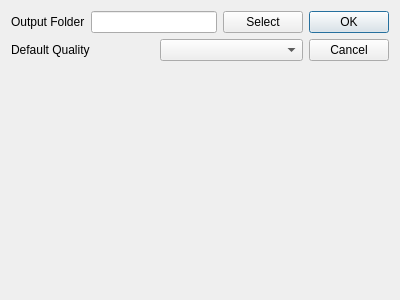
<?xml version="1.0" encoding="UTF-8"?>
<ui version="4.0">
 <class>OptionsDialog</class>
 <widget class="QDialog" name="OptionsDialog">
  <property name="geometry">
   <rect>
    <x>0</x>
    <y>0</y>
    <width>400</width>
    <height>300</height>
   </rect>
  </property>
  <property name="sizePolicy">
   <sizepolicy hsizetype="Fixed" vsizetype="Fixed">
    <horstretch>0</horstretch>
    <verstretch>0</verstretch>
   </sizepolicy>
  </property>
  <property name="windowTitle">
   <string>Dialog</string>
  </property>
  <layout class="QHBoxLayout" name="horizontalLayout">
   <property name="spacing">
    <number>6</number>
   </property>
   <item>
    <layout class="QVBoxLayout" name="verticalLayout">
     <property name="spacing">
      <number>6</number>
     </property>
     <item>
      <layout class="QHBoxLayout" name="horizontalLayout_2">
       <item>
        <widget class="QLabel" name="label">
         <property name="text">
          <string>Output Folder</string>
         </property>
        </widget>
       </item>
       <item>
        <widget class="QLineEdit" name="edtOutputFolder"/>
       </item>
       <item>
        <widget class="QPushButton" name="pushButton">
         <property name="text">
          <string>Select</string>
         </property>
        </widget>
       </item>
      </layout>
     </item>
     <item>
      <layout class="QHBoxLayout" name="horizontalLayout_3" stretch="0,0">
       <property name="spacing">
        <number>6</number>
       </property>
       <property name="bottomMargin">
        <number>0</number>
       </property>
       <item>
        <widget class="QLabel" name="label_2">
         <property name="text">
          <string>Default Quality</string>
         </property>
        </widget>
       </item>
       <item>
        <widget class="QComboBox" name="comboBox"/>
       </item>
      </layout>
     </item>
     <item>
      <spacer name="verticalSpacer">
       <property name="orientation">
        <enum>Qt::Vertical</enum>
       </property>
       <property name="sizeHint" stdset="0">
        <size>
         <width>20</width>
         <height>40</height>
        </size>
       </property>
      </spacer>
     </item>
    </layout>
   </item>
   <item>
    <widget class="QDialogButtonBox" name="buttonBox">
     <property name="orientation">
      <enum>Qt::Vertical</enum>
     </property>
     <property name="standardButtons">
      <set>QDialogButtonBox::Cancel|QDialogButtonBox::Ok</set>
     </property>
    </widget>
   </item>
  </layout>
 </widget>
 <resources/>
 <connections>
  <connection>
   <sender>buttonBox</sender>
   <signal>accepted()</signal>
   <receiver>OptionsDialog</receiver>
   <slot>accept()</slot>
   <hints>
    <hint type="sourcelabel">
     <x>248</x>
     <y>254</y>
    </hint>
    <hint type="destinationlabel">
     <x>157</x>
     <y>274</y>
    </hint>
   </hints>
  </connection>
  <connection>
   <sender>buttonBox</sender>
   <signal>rejected()</signal>
   <receiver>OptionsDialog</receiver>
   <slot>reject()</slot>
   <hints>
    <hint type="sourcelabel">
     <x>316</x>
     <y>260</y>
    </hint>
    <hint type="destinationlabel">
     <x>286</x>
     <y>274</y>
    </hint>
   </hints>
  </connection>
 </connections>
</ui>
